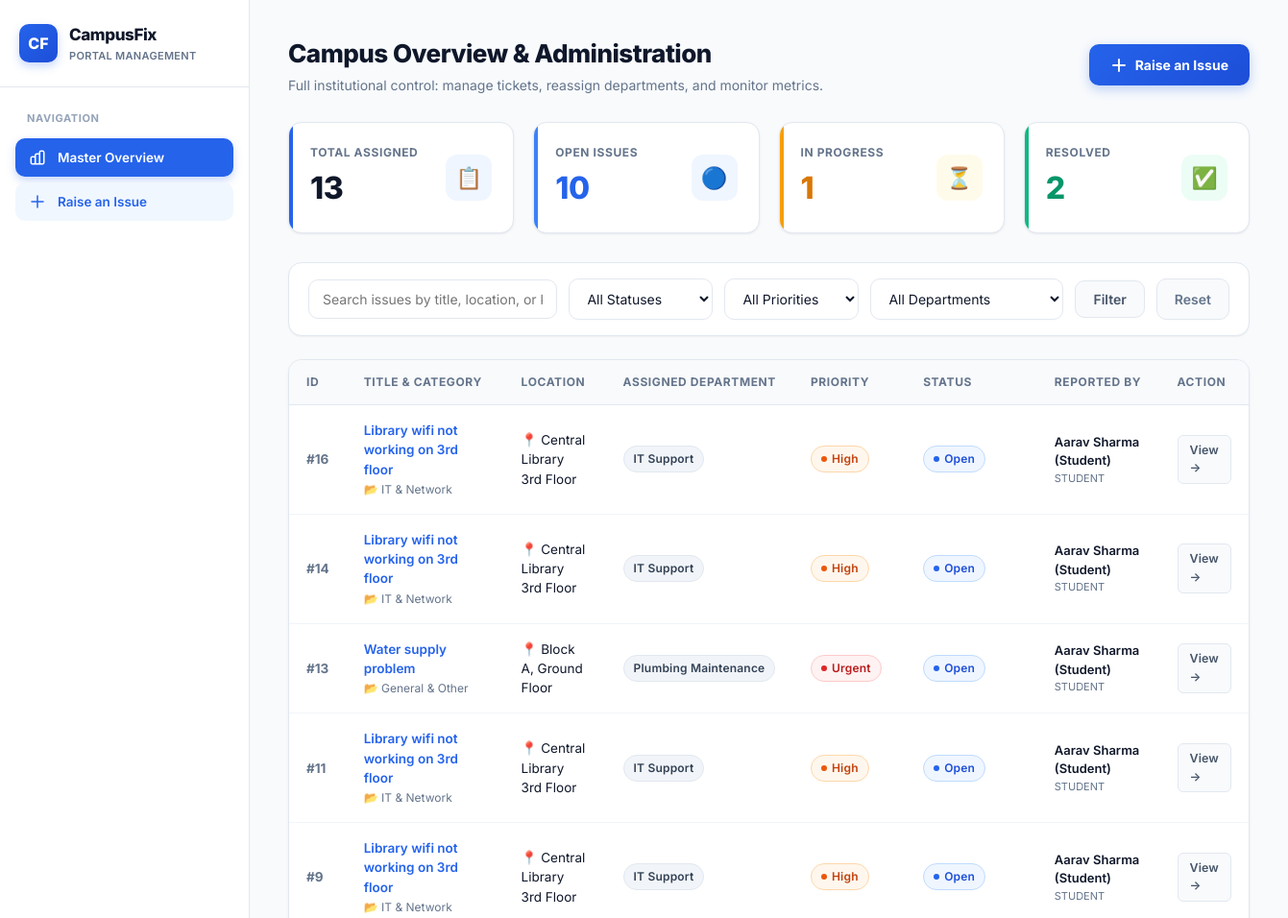
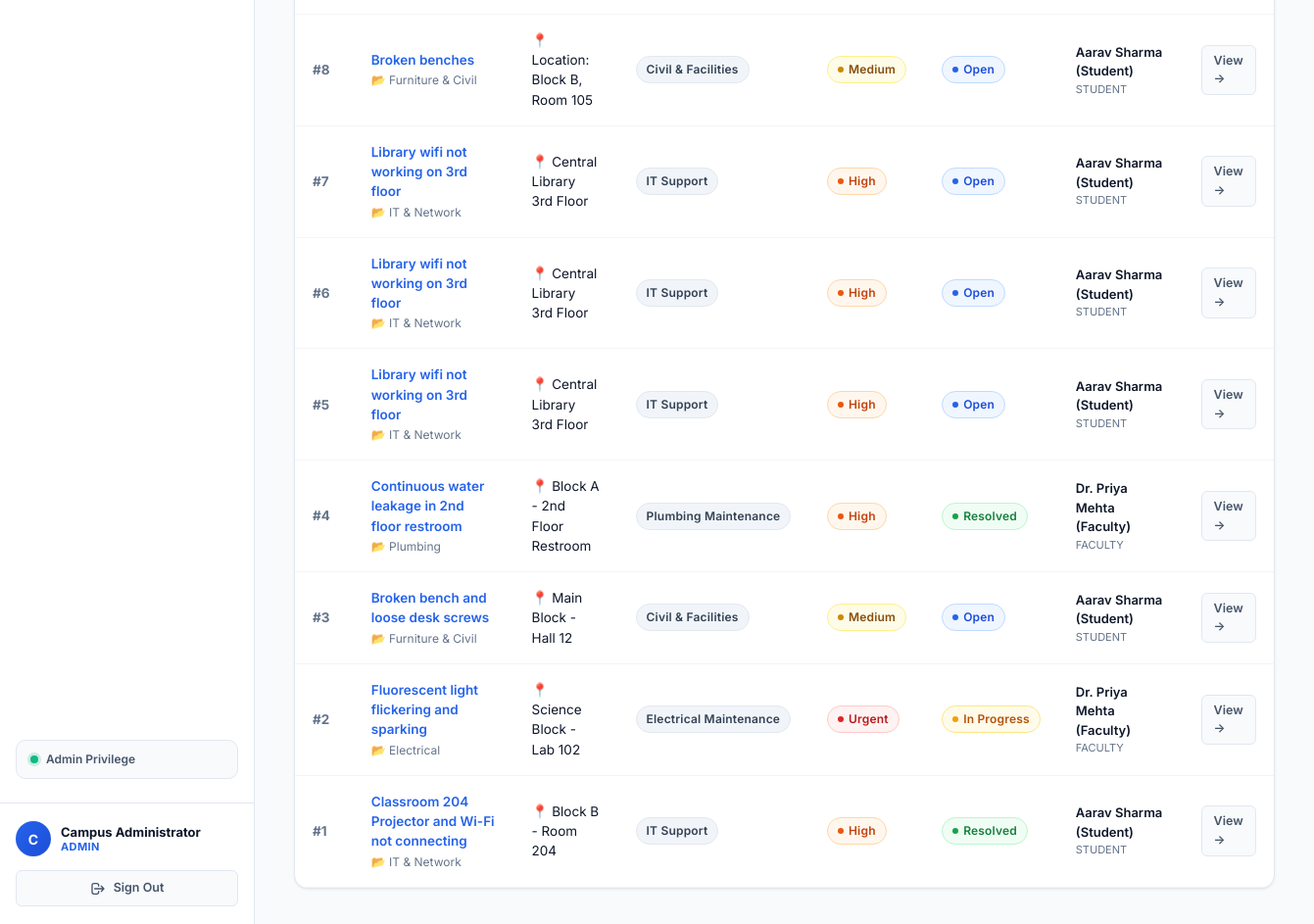
The app's page /dashboard (signed in) with its own data (2 pictures, top to bottom).
### tables this page shows
CREATE TABLE issues (
        id INTEGER PRIMARY KEY AUTOINCREMENT,
        title TEXT NOT NULL,
        description TEXT NOT NULL,
        category TEXT NOT NULL,
        location TEXT NOT NULL,
        priority TEXT NOT NULL,      -- Low, Medium, High, Urgent
        status TEXT NOT NULL,        -- Open, In Progress, Resolved
        assigned_department TEXT NOT NULL,
        reported_by_id INTEGER NOT NULL,
        reported_by_name TEXT NOT NULL,
        reported_by_role TEXT NOT NULL,
        created_at TIMESTAMP DEFAULT CURRENT_TIMESTAMP,
        updated_at TIMESTAMP DEFAULT CURRENT_TIMESTAMP,
        resolution_notes TEXT, ai_reasoning TEXT,
        FOREIGN KEY (reported_by_id) REFERENCES users (id)
    );

### app.py (the view)
@app.route('/dashboard')
@login_required
def dashboard():
    search = request.args.get('search', '').strip()
    status_filter = request.args.get('status', '').strip()
    priority_filter = request.args.get('priority', '').strip()
    dept_filter = request.args.get('department', '').strip()
    role = session.get('role')
    user_id = session.get('user_id')
    user_dept = session.get('department')
    conn = get_db()
    cursor = conn.cursor()
    query = 'SELECT * FROM issues WHERE 1=1'
    params = []
    if role in ['student', 'faculty']:
        query += ' AND reported_by_id = ?'
        params.append(user_id)
    elif role == 'staff':
        query += ' AND assigned_department = ?'
        params.append(user_dept)
    if search:
        query += ' AND (title LIKE ? OR description LIKE ? OR location LIKE ?)'
        like_str = f'%{search}%'
        params.extend([like_str, like_str, like_str])
    if status_filter:
        query += ' AND status = ?'
        params.append(status_filter)
    if priority_filter:
        query += ' AND priority = ?'
        params.append(priority_filter)
    if role == 'admin' and dept_filter:
        query += ' AND assigned_department = ?'
        params.append(dept_filter)
    query += ' ORDER BY id DESC'
    cursor.execute(query, params)
    issues = cursor.fetchall()
    stats_query = 'SELECT status, COUNT(*) as count FROM issues WHERE 1=1'
    stats_params = []
    if role in ['student', 'faculty']:
        stats_query += ' AND reported_by_id = ?'
        stats_params.append(user_id)
    elif role == 'staff':
        stats_query += ' AND assigned_department = ?'
        stats_params.append(user_dept)
    stats_query += ' GROUP BY status'
    cursor.execute(stats_query, stats_params)
    status_counts = {row['status']: row['count'] for row in cursor.fetchall()}
    total_issues = sum(status_counts.values())
    open_issues = status_counts.get('Open', 0)
    in_progress_issues = status_counts.get('In Progress', 0)
    resolved_issues = status_counts.get('Resolved', 0)
    cursor.execute('SELECT DISTINCT assigned_department FROM issues WHERE assigned_department IS NOT NULL')
    db_depts = [r['assigned_department'] for r in cursor.fetchall()]
    all_depts = list(set(db_depts + ['Electrical Maintenance', 'Civil & Facilities', 'Plumbing Maintenance', 'IT Support', 'Admin Review']))
    all_depts.sort()
    conn.close()
    return render_template(
        'dashboard.html',
        issues=issues,
        total_issues=total_issues,
        open_issues=open_issues,
        in_progress_issues=in_progress_issues,
        resolved_issues=resolved_issues,
        all_depts=all_depts,
        search=search,
        status_filter=status_filter,
        priority_filter=priority_filter,
        dept_filter=dept_filter
    )

### app.py (called while the page is built)
def login_required(f):
    @wraps(f)
    def decorated_function(*args, **kwargs):
        if 'user_id' not in session:
            flash('Please log in to continue.', 'warning')
            return redirect(url_for('login'))
        return f(*args, **kwargs)
    return decorated_function

### db.py (called while the page is built)
def get_db():
    conn = sqlite3.connect(DATABASE)
    conn.row_factory = sqlite3.Row
    return conn

### templates/dashboard.html (shortened to what this page needs)
{% extends "base.html" %}
{% block content %}
<div class="content-header">
  <div>
    <h1 class="page-title">
      {% if session.get('role') in ['student', 'faculty'] %}
        My Reported Issues
      {% elif session.get('role') == 'staff' %}
        {{ session.get('department') }} Dashboard
      {% elif session.get('role') == 'admin' %}
        Campus Overview & Administration
      {% endif %}
    </h1>
    <p class="page-desc">
      {% if session.get('role') in ['student', 'faculty'] %}
        Track the status, assignment, and progress of the issues you submitted.
      {% elif session.get('role') == 'staff' %}
        Manage and resolve maintenance tickets assigned to {{ session.get('department') }}.
      {% elif session.get('role') == 'admin' %}
        Full institutional control: manage tickets, reassign departments, and monitor metrics.
      {% endif %}
    </p>
  </div>
  {% if session.get('role') != 'staff' %}
  <div>
    <a href="{{ url_for('raise_issue') }}" class="btn-raise-action">
      <svg width="18" height="18" fill="none" stroke="currentColor" viewBox="0 0 24 24"><path stroke-linecap="round" stroke-linejoin="round" stroke-width="2.5" d="M12 4v16m8-8H4"></path></svg>
      Raise an Issue
    </a>
  </div>
  {% endif %}
</div>
<div class="stats-grid">
  <div class="stat-card">
    <div>
      <div class="stat-label">Total Assigned</div>
      <div class="stat-value">{{ total_issues }}</div>
    </div>
    <div class="stat-icon-wrapper stat-icon-all">📋</div>
  </div>
  <div class="stat-card open">
    <div>
      <div class="stat-label">Open Issues</div>
      <div class="stat-value" style="color: #2563eb;">{{ open_issues }}</div>
    </div>
    <div class="stat-icon-wrapper stat-icon-open">🔵</div>
  </div>
  <div class="stat-card progress">
    <div>
      <div class="stat-label">In Progress</div>
      <div class="stat-value" style="color: #d97706;">{{ in_progress_issues }}</div>
    </div>
    <div class="stat-icon-wrapper stat-icon-progress">⏳</div>
  </div>
  <div class="stat-card resolved">
    <div>
      <div class="stat-label">Resolved</div>
      <div class="stat-value" style="color: #059669;">{{ resolved_issues }}</div>
    </div>
    <div class="stat-icon-wrapper stat-icon-resolved">✅</div>
  </div>
</div>
<form method="GET" action="{{ url_for('dashboard') }}" class="filter-bar">
  <div class="filter-input">
    <input
      type="text"
      name="search"
      value="{{ search }}"
      placeholder="Search issues by title, location, or keyword..."
      class="form-input"
    >
  </div>
  <div style="min-width: 150px;">
    <select name="status" class="form-select">
      <option value="">All Statuses</option>
    </select>
  </div>
  <div style="min-width: 140px;">
    <select name="priority" class="form-select">
      <option value="">All Priorities</option>
    </select>
  </div>
  {% if session.get('role') == 'admin' %}
  <div style="min-width: 180px;">
    <select name="department" class="form-select">
      <option value="">All Departments</option>
    </select>
  </div>
  {% endif %}
  <button type="submit" class="btn btn-secondary">Filter</button>
  <a href="{{ url_for('dashboard') }}" class="btn btn-secondary" style="color: var(--text-muted);">Reset</a>
</form>
<div class="table-container">
  <div class="table-responsive">
    <table class="data-table">
      <thead>
        <tr>
          <th>ID</th>
          <th>Title & Category</th>
          <th>Location</th>
          <th>Assigned Department</th>
          <th>Priority</th>
          <th>Status</th>
          <th>Reported By</th>
          <th>Action</th>
        </tr>
      </thead>
      <tbody>
        {% if issues %}
          {% for issue in issues %}
          <tr>
            <td style="font-weight: 700; color: var(--text-muted);">#{{ issue.id }}</td>
            <td>
              <a href="{{ url_for('issue_detail', issue_id=issue.id) }}" style="font-weight: 600; color: var(--primary); text-decoration: none;">
                {{ issue.title }}
              </a>
              <div style="font-size: 12px; color: var(--text-muted); margin-top: 2px;">
                📂 {{ issue.category }}
              </div>
            </td>
            <td>
              <span style="font-size: 13.5px;">📍 {{ issue.location }}</span>
            </td>
            <td>
              <span class="badge badge-dept">{{ issue.assigned_department }}</span>
            </td>
            <td>
              <span class="badge badge-{{ issue.priority.lower() }}">
                {{ issue.priority }}
              </span>
            </td>
            <td>
              <span class="badge badge-{{ issue.status.lower().replace(' ', '-') }}">
                {{ issue.status }}
              </span>
            </td>
            <td style="font-size: 13px;">
              <div style="font-weight: 600;">{{ issue.reported_by_name }}</div>
              <div style="font-size: 11px; color: var(--text-muted); text-transform: uppercase;">{{ issue.reported_by_role }}</div>
            </td>
            <td>
              <a href="{{ url_for('issue_detail', issue_id=issue.id) }}" class="btn btn-secondary btn-sm">
                View &rarr;
              </a>
            </td>
          </tr>
          {% endfor %}
        {% endif %}
      </tbody>
    </table>
  </div>
</div>
{% endblock %}

### records on screen
issues: id "16", title "Library wifi not working on 3rd floor", category "IT & Network", location "Central Library 3rd Floor", assigned_department "IT Support", priority "High", status "Open", reported_by_name "Aarav Sharma (Student)", reported_by_role "STUDENT"
issues: id "14", title "Library wifi not working on 3rd floor", category "IT & Network", location "Central Library 3rd Floor", assigned_department "IT Support", priority "High", status "Open", reported_by_name "Aarav Sharma (Student)", reported_by_role "STUDENT"
issues: id "13", title "Water supply problem", category "General & Other", location "Block A, Ground Floor", assigned_department "Plumbing Maintenance", priority "Urgent", status "Open", reported_by_name "Aarav Sharma (Student)", reported_by_role "STUDENT"
issues: id "11", title "Library wifi not working on 3rd floor", category "IT & Network", location "Central Library 3rd Floor", assigned_department "IT Support", priority "High", status "Open", reported_by_name "Aarav Sharma (Student)", reported_by_role "STUDENT"
issues: id "9", title "Library wifi not working on 3rd floor", category "IT & Network", location "Central Library 3rd Floor", assigned_department "IT Support", priority "High", status "Open", reported_by_name "Aarav Sharma (Student)", reported_by_role "STUDENT"
issues: id "8", title "Broken benches", category "Furniture & Civil", location "Location: Block B, Room 105", assigned_department "Civil & Facilities", priority "Medium", status "Open", reported_by_name "Aarav Sharma (Student)", reported_by_role "STUDENT"
issues: id "7", title "Library wifi not working on 3rd floor", category "IT & Network", location "Central Library 3rd Floor", assigned_department "IT Support", priority "High", status "Open", reported_by_name "Aarav Sharma (Student)", reported_by_role "STUDENT"
issues: id "6", title "Library wifi not working on 3rd floor", category "IT & Network", location "Central Library 3rd Floor", assigned_department "IT Support", priority "High", status "Open", reported_by_name "Aarav Sharma (Student)", reported_by_role "STUDENT"
issues: id "5", title "Library wifi not working on 3rd floor", category "IT & Network", location "Central Library 3rd Floor", assigned_department "IT Support", priority "High", status "Open", reported_by_name "Aarav Sharma (Student)", reported_by_role "STUDENT"
issues: id "4", title "Continuous water leakage in 2nd floor restroom", category "Plumbing", location "Block A - 2nd Floor Restroom", assigned_department "Plumbing Maintenance", priority "High", status "Resolved", reported_by_name "Dr. Priya Mehta (Faculty)", reported_by_role "FACULTY"
issues: id "3", title "Broken bench and loose desk screws", category "Furniture & Civil", location "Main Block - Hall 12", assigned_department "Civil & Facilities", priority "Medium", status "Open", reported_by_name "Aarav Sharma (Student)", reported_by_role "STUDENT"
issues: id "2", title "Fluorescent light flickering and sparking", category "Electrical", location "Science Block - Lab 102", assigned_department "Electrical Maintenance", priority "Urgent", status "In Progress", reported_by_name "Dr. Priya Mehta (Faculty)", reported_by_role "FACULTY"
issues: id "1", title "Classroom 204 Projector and Wi-Fi not connecting", category "IT & Network", location "Block B - Room 204", assigned_department "IT Support", priority "High", status "Resolved", reported_by_name "Aarav Sharma (Student)", reported_by_role "STUDENT"

### other values on screen
{{ session.get('full_name', 'U')[0] }} "C"
{{ session.get('full_name') }} "Campus Administrator"
{{ session.get('role') }} "ADMIN"
{{ total_issues }} "13"
{{ open_issues }} "10"
{{ in_progress_issues }} "1"
{{ resolved_issues }} "2"
